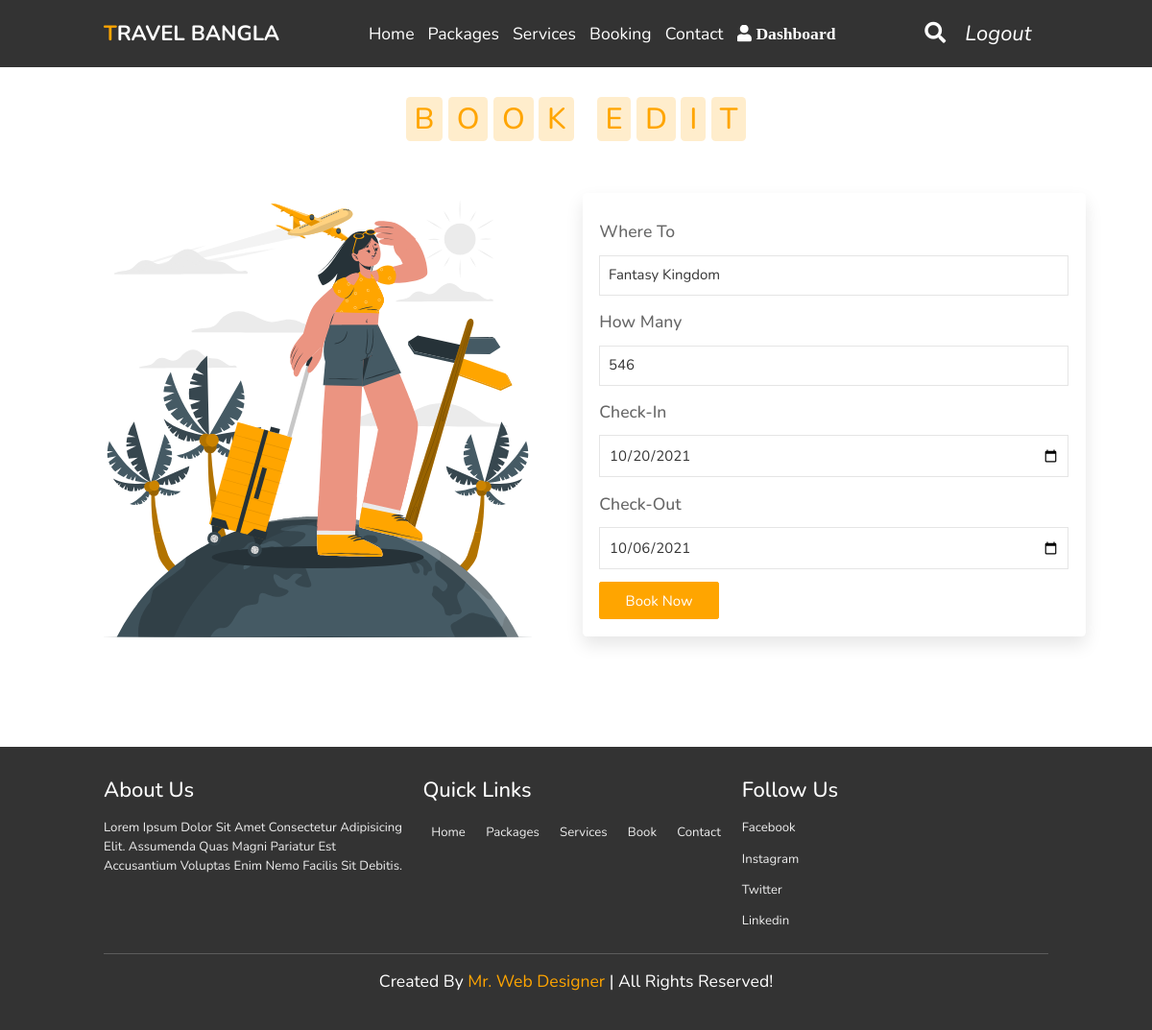
Page /booking/ (signed in) on the committed database.
### home/models.py (models this page shows, shortened)
class Booking_user(models.Model):
    user = models.ForeignKey(User,on_delete=models.CASCADE)
    place_name = models.ForeignKey(District_specific_place, on_delete=models.CASCADE)
    guests_number = models.IntegerField()
    check_in = models.DateField()
    check_out= models.DateField()
    created_at = models.DateTimeField(auto_now_add=True)
    updated_at = models.DateTimeField(auto_now=True)
    STATUS = (
        ('in_progress', 'In Progress'),
        ('cancelled', 'Cancelled'),
        ('rejected', 'Rejected'),
        ('confirmed', 'Confirmed'),
        ('complete', 'Trip Complete'),
    )
    status =models.CharField(choices=STATUS, default='in_progress', max_length=255)

class District_specific_place(models.Model):
    name = models.ForeignKey(Tour_place, on_delete=models.CASCADE)
    image = models.ImageField(upload_to = "images")
    District_place_name = models.CharField(max_length=50)
    description = models.TextField()
    RATING_RANGE = (
        (1, '1'),
        (2, '2'),
        (3, '3'),
        (4, '4'),
        (5, '5'),
    )
    ratings =models.IntegerField(choices=RATING_RANGE,)
    price = models.IntegerField()
    def __str__(self):
        return str(self.District_place_name)

### home/views.py (the view, shortened to what this page needs)
# urls.py: path('booking/',views.booking,name='booking'),
@login_required
def booking(request):
    all_specific_palces = District_specific_place.objects.all()
    user_submitted = False
    exists_data = None
    bookings_of_this_user = Booking_user.objects.filter(user= request.user)
    if bookings_of_this_user:
        exists_data = bookings_of_this_user.filter(status='in_progress').first()
        if exists_data:
            user_submitted = True
    context = {
        'all_specific_palces':all_specific_palces,
        'user_submitted':user_submitted,
        'exists_data':exists_data
    }
    return render(request,'booking.html',context)

### home/templates/booking.html (shortened to what this page needs)
{% extends "base.html" %}
{% load static %}
{% block content %}
<section class="book" id="book" style="padding: 7%;">
    {% if user_submitted %}
    <h1 class="heading">
        <span>b</span>
        <span>o</span>
        <span>o</span>
        <span>k</span>
        <span class="space"></span>
        <span>E</span>
        <span>d</span>
        <span>i</span>
        <span>t</span>
    </h1>
    {% endif %}
    <div class="row">
        <div class="image">
            <img src="{% static 'images/book-img.svg' %}" alt="">
        </div>
        {% if user_submitted %}
        <form method="POST">
            <div class="inputBox">
                <h3>where to</h3>
                  <input type="text" value="{{exists_data.place_name}}" name="place_name" readonly>
            </div>
            <div class="inputBox">
                <h3>how many</h3>
                <input type="number" value="{{exists_data.guests_number}}" placeholder="number of guests" name="guests_number">
            </div>
            <div class="inputBox">
                <h3>Check-In</h3>
                <input type="date" value="{{exists_data.check_in|date:"Y-m-d"}}" name="check_in">
            </div>
            <div class="inputBox">
                <h3>Check-Out</h3>
                <input type="date" value="{{exists_data.check_out|date:"Y-m-d"}}" name="check_out">
            </div>
            <input type="submit" class="btn" value="book now">
        </form>
        {% endif %}
    </div>
</section>
{% endblock content %}

### home/static/css/style.css (style rules this page uses)
:root { --orange:#ffa500; }
* { font-family: 'Nunito', sans-serif; margin:0; padding:0; box-sizing: border-box; text-transform: capitalize; outline: none; border:none; text-decoration: none; transition: all .2s linear; }
html { font-size: 62.5%; overflow-x: hidden; scroll-padding-top: 6rem; scroll-behavior: smooth; }
section { padding:2rem 9%; }
.heading { text-align: center; padding:2.5rem 0 }
.heading span { font-size: 3.5rem; background:rgba(255, 165, 0,.2); color:var(--orange); border-radius: .5rem; padding:.2rem 1rem; }
.heading span.space { background:none; }
.btn { display: inline-block; margin-top: 1rem; background:var(--orange); color:#fff; padding:.8rem 3rem; border:.2rem solid var(--orange); cursor: pointer; font-size: 1.7rem; }
.book .row { display: flex; flex-wrap: wrap; gap:1.5rem; align-items: center; }
.book .row .image { flex:1 1 40rem; }
.book .row .image img { width:100%; }
.book .row form { flex:1 1 40rem; padding:2rem; box-shadow: 0 1rem 2rem rgba(0,0,0,.1); border-radius: .5rem; }
.book .row form .inputBox { padding:.5rem 0; }
.book .row form .inputBox input { width:100%; padding:1rem; border:.1rem solid rgba(0,0,0,.1); font-size: 1.7rem; color:#333; text-transform: none; }
.book .row form .inputBox h3 { font-size: 2rem; padding:1rem 0; color:#666; }
@media (max-width:1200px) { html { font-size: 55%; } }

### rows in the picture
Booking_user: place_name "Fantasy Kingdom", guests_number "546", check_in "10/20/2021", check_out "10/06/2021"
